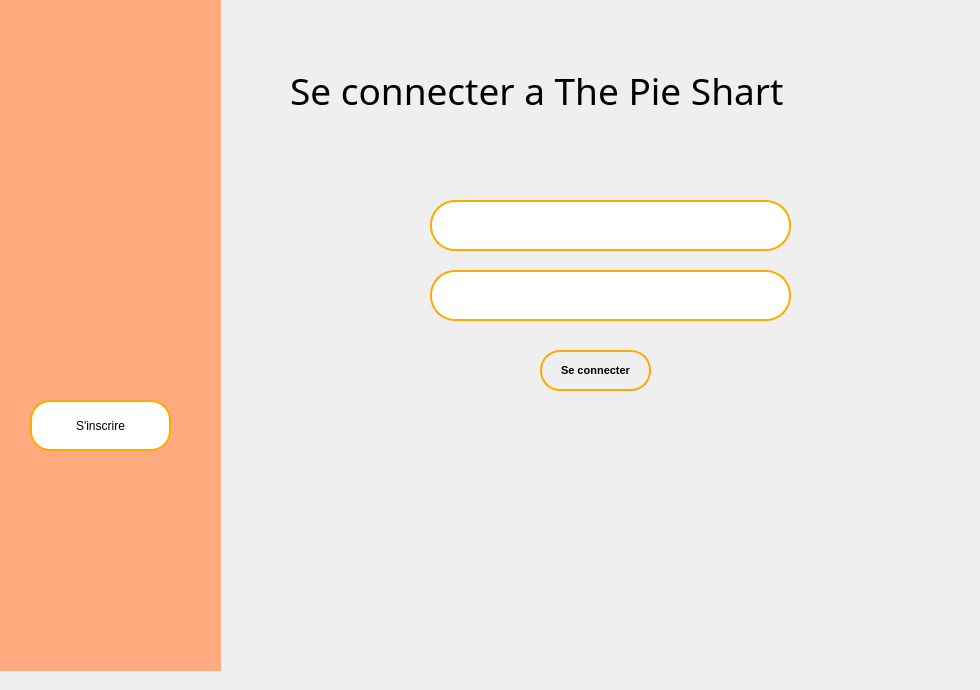
    <widget class="QWidget" name="page">
     <widget class="QWidget" name="widget_3" native="true">
      <property name="geometry">
       <rect>
        <x>0</x>
        <y>-10</y>
        <width>221</width>
        <height>681</height>
       </rect>
      </property>
      <property name="styleSheet">
       <string notr="true">#widget_3
{
background:rgb(255, 170, 127);
}</string>
      </property>
      <widget class="QWidget" name="widget" native="true">
       <property name="geometry">
        <rect>
         <x>10</x>
         <y>20</y>
         <width>201</width>
         <height>211</height>
        </rect>
       </property>
       <property name="styleSheet">
        <string notr="true">background-image:url(:/images/images/pie.png);</string>
       </property>
      </widget>
      <widget class="QPushButton" name="goToSignUpButton">
       <property name="geometry">
        <rect>
         <x>30</x>
         <y>410</y>
         <width>141</width>
         <height>51</height>
        </rect>
       </property>
       <property name="styleSheet">
        <string notr="true">#goToSignUpButton
{
	border-radius:20px;
	background:rgb(255, 255, 255);
	border:2px solid rgb(255, 170, 0);
}

#goToSignUpButton:hover
{

	background:rgb(255, 170, 0);
}</string>
       </property>
       <property name="text">
        <string>S'inscrire</string>
       </property>
      </widget>
     </widget>
     <widget class="QLineEdit" name="idEdit">
      <property name="geometry">
       <rect>
        <x>430</x>
        <y>200</y>
        <width>361</width>
        <height>51</height>
       </rect>
      </property>
      <property name="styleSheet">
       <string notr="true">#idEdit
{
		border-radius:25px;
		border:2px solid rgb(255, 170, 0);
}</string>
      </property>
     </widget>
     <widget class="QLineEdit" name="passwordEdit">
      <property name="geometry">
       <rect>
        <x>430</x>
        <y>270</y>
        <width>361</width>
        <height>51</height>
       </rect>
      </property>
      <property name="styleSheet">
       <string notr="true">#passwordEdit
{
				border-radius:25px;

		border:2px solid rgb(255, 170, 0);
}</string>
      </property>
     </widget>
     <widget class="QLabel" name="loginTitle">
      <property name="geometry">
       <rect>
        <x>290</x>
        <y>60</y>
        <width>681</width>
        <height>61</height>
       </rect>
      </property>
      <property name="font">
       <font>
        <family>Arial Rounded MT Bold</family>
        <pointsize>28</pointsize>
       </font>
      </property>
      <property name="text">
       <string>Se connecter a The Pie Shart</string>
      </property>
     </widget>
     <widget class="QPushButton" name="signInButton">
      <property name="geometry">
       <rect>
        <x>540</x>
        <y>350</y>
        <width>111</width>
        <height>41</height>
       </rect>
      </property>
      <property name="font">
       <font>
        <family>Arial</family>
        <pointsize>8</pointsize>
        <weight>75</weight>
        <bold>true</bold>
       </font>
      </property>
      <property name="styleSheet">
       <string notr="true">#signInButton
{
	border-radius:20px;
	background:transparent;
	border:2px solid rgb(255, 170, 0);
}

#signInButton:hover
{

	background:rgb(255, 170, 0);
}</string>
      </property>
      <property name="text">
       <string>Se connecter</string>
      </property>
     </widget>
    </widget>
